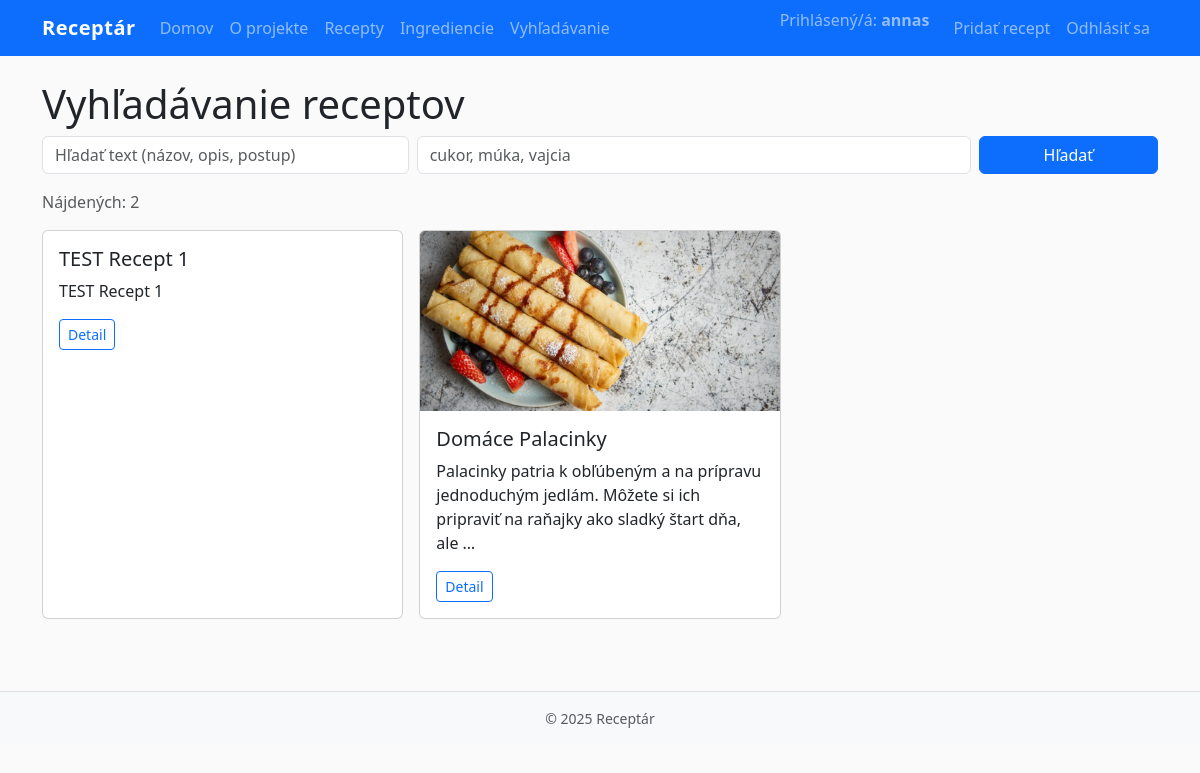
The page /recipes/search/ (signed in) on the database its author committed.
### recipes/models.py (models this page shows, shortened)
class Recipe(models.Model):
    title = models.CharField(max_length=200)
    description = models.TextField(blank=True)
    instructions = models.TextField()
    image = models.ImageField(upload_to="recipes/", blank=True, null=True)
    created_by = models.ForeignKey(User, on_delete=models.CASCADE, related_name="recipes")
    created_at = models.DateTimeField(auto_now_add=True)
    ingredients = models.ManyToManyField(Ingredient, through="RecipeIngredient", related_name="recipes")
    class Meta:
        ordering = ["-created_at"]

### recipes/views.py (the view)
# urls.py: path("search/", RecipeSearchView.as_view(), name="search"),
class RecipeSearchView(ListView):
    model = Recipe
    template_name = "recipes/recipe_search.html"
    context_object_name = "recipes"
    def get_queryset(self):
        qs = Recipe.objects.all()
        q = self.request.GET.get("q", "").strip()
        ingredients = self.request.GET.get("ingredients", "").strip()
        if q:
            qs = qs.filter(Q(title__icontains=q) | Q(description__icontains=q) | Q(instructions__icontains=q))
        if ingredients:
            tokens = [t.strip() for t in ingredients.split(",") if t.strip()]
            for t in tokens:
                qs = qs.filter(ingredients__name__iexact=t)
        return qs.distinct()

### templates/recipes/recipe_search.html (shortened to what this page needs)
{% extends "base.html" %}
{% block content %}
<h1>Vyhľadávanie receptov</h1>
<form class="row g-2 mb-3" method="get">
  <div class="col-md-4">
    <input name="q" value="{{ request.GET.q }}" class="form-control" placeholder="Hľadať text (názov, opis, postup)">
  </div>
  <div class="col-md-6">
    <input name="ingredients" value="{{ request.GET.ingredients }}" class="form-control" placeholder="cukor, múka, vajcia">
  </div>
  <div class="col-md-2 d-grid">
    <button class="btn btn-primary">Hľadať</button>
  </div>
</form>
{% if recipes %}
  <p class="text-muted">Nájdených: {{ recipes|length }}</p>
{% endif %}
<div class="row g-3">
  {% for r in recipes %}
  <div class="col-md-4">
    <div class="card h-100">
      {% if r.image %}<img src="{{ r.image.url }}" class="card-img-top" alt="{{ r.title }}">{% endif %}
      <div class="card-body">
        <h5 class="card-title">{{ r.title }}</h5>
        <p class="card-text">{{ r.description|truncatewords:20 }}</p>
        <a class="btn btn-outline-primary btn-sm" href="{% url 'recipes:detail' r.pk %}">Detail</a>
      </div>
    </div>
  </div>
  {% empty %}
    <p>Nenašli sa žiadne recepty.</p>
  {% endfor %}
</div>
{% endblock %}

### templates/base.html (shortened to what this page needs)
<!doctype html>
<html lang="sk">
<head>
  {% load static %}
  <link href="https://cdn.jsdelivr.net/npm/bootstrap@5.3.3/dist/css/bootstrap.min.css" rel="stylesheet">
  <link href="{% static 'css/styles.css' %}" rel="stylesheet">
</head>
<body>
<nav class="navbar navbar-expand-lg navbar-dark bg-primary">
  <div class="container">
    <a class="navbar-brand fw-bold" href="{% url 'home' %}">Receptár</a>
    <div id="nav" class="collapse navbar-collapse">
      <ul class="navbar-nav me-auto mb-2 mb-lg-0">
        <li class="nav-item"><a class="nav-link" href="{% url 'home' %}">Domov</a></li>
        <li class="nav-item"><a class="nav-link" href="{% url 'about' %}">O projekte</a></li>
        <li class="nav-item"><a class="nav-link" href="{% url 'recipes:list' %}">Recepty</a></li>
        <li class="nav-item"><a class="nav-link" href="{% url 'recipes:ingredients' %}">Ingrediencie</a></li>
        <li class="nav-item"><a class="nav-link" href="{% url 'recipes:search' %}">Vyhľadávanie</a></li>
      </ul>
      <ul class="navbar-nav">
        {% if user.is_authenticated %}
          <li class="nav-item">
            <span class="navbar-text me-3">
              Prihlásený/á: <strong>{{ user.username }}</strong>
            </span>
          </li>
          <li class="nav-item"><a class="nav-link" href="{% url 'recipes:create' %}">Pridať recept</a></li>
          <li class="nav-item"><a class="nav-link" href="{% url 'logout' %}">Odhlásiť sa</a></li>
        {% else %}
          <li class="nav-item"><a class="nav-link" href="{% url 'login' %}">Prihlásiť sa</a></li>
          <li class="nav-item"><a class="nav-link" href="{% url 'signup' %}">Registrovať</a></li>
        {% endif %}
      </ul>
    </div>
  </div>
</nav>
<main class="py-4">
  <div class="container">
    {% block content %}{% endblock %}
  </div>
</main>
<footer class="bg-light border-top py-3 mt-5">
  <div class="container text-center small text-muted">
    © {% now "Y" %} Receptár
  </div>
</footer>
</body>
</html>

### static/css/styles.css (style rules this page uses)
body { background-color: #fafafa; }
.navbar-brand { letter-spacing: 0.5px; }
.card-img-top { object-fit: cover; height: 180px; }

### rows shown on the page
Recipe: title "TEST Recept 1", description "TEST Recept 1"
Recipe: image (picture), title "Domáce Palacinky", description "Palacinky patria k obľúbeným a na prípravu jednoduchým jedlám. Môžete si ich pripraviť na raňajky ako sladký štart dňa, ale …"

### other values the page prints
{{ user.username }} "annas"
{{ recipes|length }} "2"
